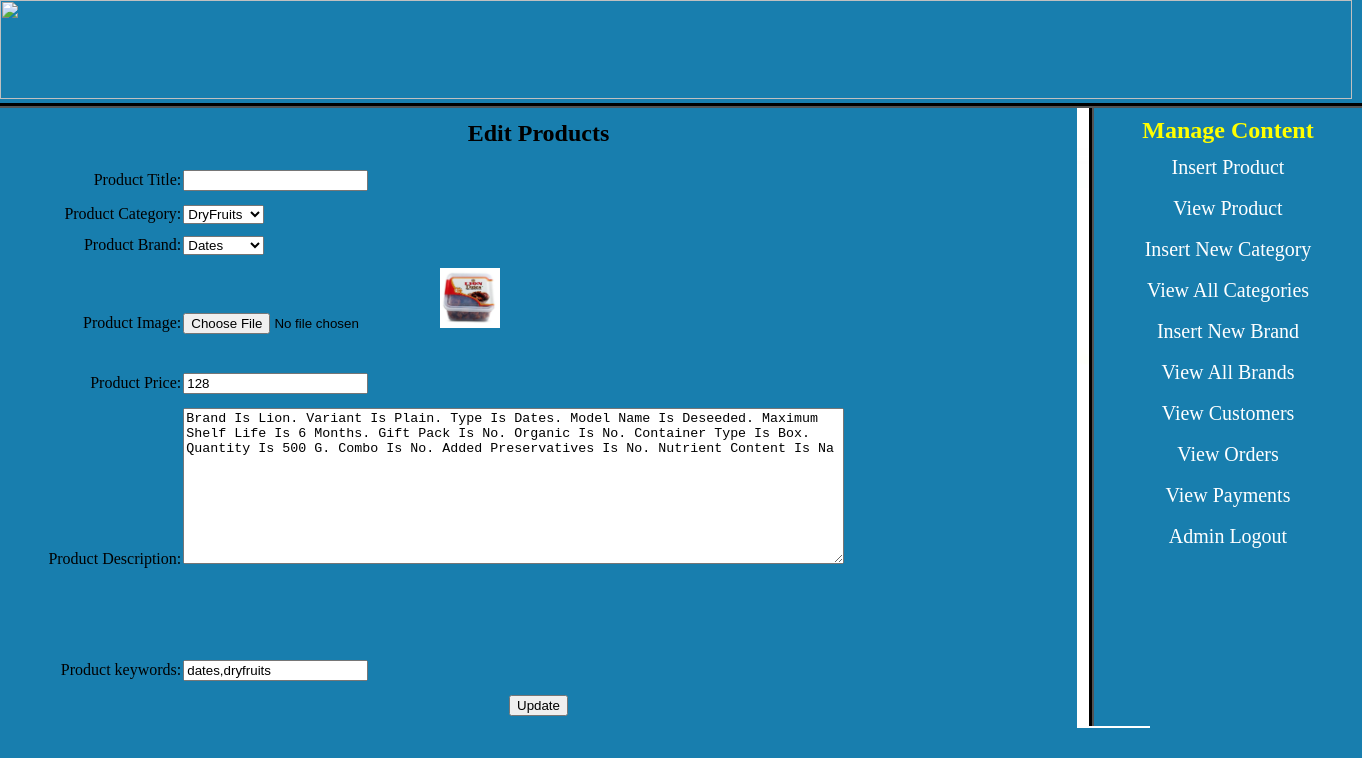
/admin_area/index.php?edit_pro=5 (signed in), run on the app's committed database.
### tables this page shows
CREATE TABLE `categories` (
  `cat_id` int(100) NOT NULL,
  `cat_title` text NOT NULL
);

CREATE TABLE `brands` (
  `brand_id` int(100) NOT NULL,
  `brand_title` text NOT NULL
);

CREATE TABLE `products` (
  `product_cat` int(100) NOT NULL,
  `product_brand` int(100) NOT NULL,
  `product_name` varchar(255) NOT NULL,
  `product_price` int(100) NOT NULL,
  `product_desc` text NOT NULL,
  `product_image` text NOT NULL,
  `product_keywords` text NOT NULL,
  `product_id` int(100) NOT NULL
);

### admin_area/edit_pro.php (the view, shortened to what this page needs)
<?php
if(!isset($_SESSION['user_email']))
{
echo "<script> window.open('login.php?not_admin=You are not a admin !','_self') </script>";
}
else
{
?>
<!DOCTYPE>
<?php
      include("includes/db.php");
      if(isset($_GET['edit_pro']))
      {
      	$get_id=$_GET['edit_pro'];
         $get_pro="select * from products where product_id='$get_id'";
$run_pro=mysqli_query($con,$get_pro);
$row_pro=mysqli_fetch_array($run_pro);
  $pro_title=$row_pro['product_title'];
  $pro_image=$row_pro['product_image'];
  $pro_price=$row_pro['product_price'];
  $pro_desc=$row_pro['product_desc'];
  $pro_keywords=$row_pro['product_keywords'];
  $pro_cat=$row_pro['product_cat'];
  $pro_brand=$row_pro['product_brand'];
         $get_cat="select * from categories where cat_id='$pro_cat'";
         $run_cat=mysqli_query($con,$get_cat);
         $row_cat=mysqli_fetch_array($run_cat);
         $category_title=$row_cat['cat_title'];
         $get_brand="select * from brands where brand_id='$pro_brand'";
         $run_brand=mysqli_query($con,$get_brand);
         $row_brand=mysqli_fetch_array($run_brand);
         $brand_title=$row_brand['brand_title'];
      }
?>
<html>
<head>
</head>
<body bgcolor="skyblue">
   <form action=" " method="post" enctype="multipart/form-data">
   <table align="center" width="1077" height="622" border="10" bgcolor="#187eae">
 <tr align="center">
 	<td colspan="2" style="padding-top:10px;"><h2 >  Edit Products </h2></td>
 </tr>
 <tr>
 	<td align="right"> Product Title: </td>
 	<td align="left"><input type="text" name="product_title" value="<?php echo $pro_title;?>" />
 </tr>
 <tr>
 	<td align="right"> Product Category: </td>
 	<td align="left">
        <select name="product_cat">
        	  <option><?php echo $category_title;?></option>
        </select>
 	</td>
 </tr>
 <tr>
 	<td align="right"> Product Brand: </td>
 	<td align="left">
         <select name="product_brand">
         	<option><?php echo $brand_title;?></option>
      </select>
 </tr>
 <tr>
 	<td align="right"> Product Image: </td>
 <td align="left"><input type="file" name="product_image"  /> <img src="product_images/<?php echo $pro_image;  ?>" width="60" height="60" />  </td>
 </tr>
 <tr>
 	<td align="right"> Product Price: </td>
 	<td align="left" ><input type="text" name="product_price"  value="<?php echo $pro_price;?>" />
 </tr>
 <tr>
 	<td align="right"> Product Description: </td>
 	<td>
 		<textarea name="product_desc" cols="80" rows="10" ><?php echo $pro_desc;?></textarea>
 	</td>
 </tr>
 <tr>
 	<td align="right"> Product keywords: </td>
 	<td align="left"><input type="text" name="product_keywords" value="<?php echo $pro_keywords;?>"/>
 </tr>
  <tr align="center">
 	<td colspan="8"><input type="submit" name="update_product" value="Update" />
   </tr>
  </table>
</body>
</html>
<?php  }  ?>

### admin_area/styles/style.css (style rules this page uses)
html, body, div, span, applet, object, iframe, h1, h2, h3, h4, h5, h6, p, blockquote, pre, a, abbr, acronym, address, big, cite, code, del, dfn, em, img, ins, kbd, q, s, samp, small, strike, strong, sub, sup, tt, var, b, u, i, center, dl, dt, dd, ol, ul, li, fieldset, form, label, legend, table, caption, tbody, tfoot, thead, tr, th, td, article, aside, canvas, details, embed, figure, figcaption, footer, header, hgroup, menu, nav, output, ruby, section, summary, time, mark, audio, video { margin: 0; padding: 0; border: 0; vertical-align: baseline; }
body { background:#187eae; }

### data on the page
categories: product_cat "DryFruits"
brands: product_brand "Dates"
products: product_image (picture), product_price "128", product_desc "Brand Is Lion. Variant Is Plain. Type Is Dates. Model Name Is Deseeded. Maximum Shelf Life Is 6 Months. Gift Pack Is No. Organic Is No. Container Type Is Box. Quantity Is 500 G. Combo Is No. Added Preservatives Is No. Nutrient Content Is Na", product_keywords "dates,dryfruits"
